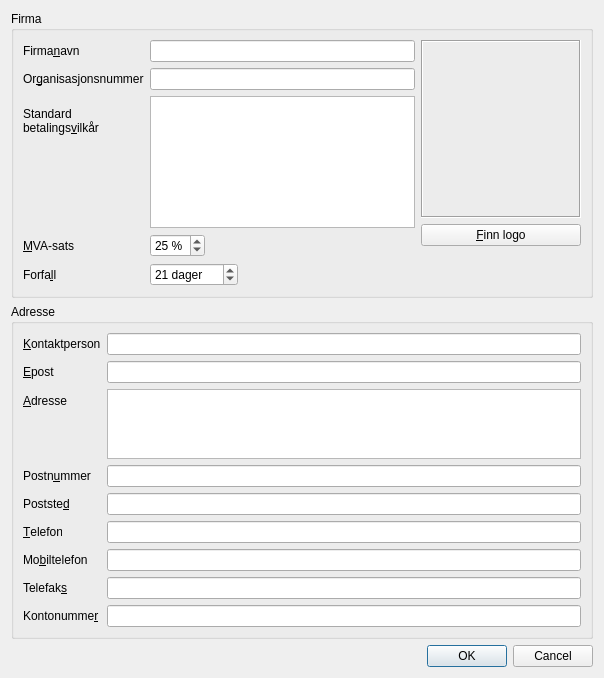
<ui version="4.0" >
 <class>firmaOppsett</class>
 <widget class="QDialog" name="firmaOppsett" >
  <property name="windowModality" >
   <enum>Qt::ApplicationModal</enum>
  </property>
  <property name="geometry" >
   <rect>
    <x>0</x>
    <y>0</y>
    <width>604</width>
    <height>678</height>
   </rect>
  </property>
  <property name="windowTitle" >
   <string>Informasjon om firmaet</string>
  </property>
  <property name="sizeGripEnabled" >
   <bool>false</bool>
  </property>
  <layout class="QGridLayout" name="gridLayout_2" >
   <item row="2" column="0" >
    <widget class="QDialogButtonBox" name="buttonBox" >
     <property name="orientation" >
      <enum>Qt::Horizontal</enum>
     </property>
     <property name="standardButtons" >
      <set>QDialogButtonBox::Cancel|QDialogButtonBox::Ok</set>
     </property>
    </widget>
   </item>
   <item row="1" column="0" >
    <widget class="QGroupBox" name="groupBox" >
     <property name="title" >
      <string>Adresse</string>
     </property>
     <layout class="QGridLayout" name="gridLayout_3" >
      <item row="0" column="0" >
       <layout class="QFormLayout" name="formLayout_2" >
        <property name="fieldGrowthPolicy" >
         <enum>QFormLayout::AllNonFixedFieldsGrow</enum>
        </property>
        <item row="0" column="0" >
         <widget class="QLabel" name="textLabel1_2_4" >
          <property name="text" >
           <string>&amp;Kontaktperson</string>
          </property>
          <property name="wordWrap" >
           <bool>false</bool>
          </property>
          <property name="buddy" >
           <cstring>Kontaktperson</cstring>
          </property>
         </widget>
        </item>
        <item row="0" column="1" >
         <widget class="QLineEdit" name="Kontaktperson" />
        </item>
        <item row="1" column="0" >
         <widget class="QLabel" name="textLabel1_2" >
          <property name="text" >
           <string>&amp;Epost</string>
          </property>
          <property name="wordWrap" >
           <bool>false</bool>
          </property>
          <property name="buddy" >
           <cstring>Epost</cstring>
          </property>
         </widget>
        </item>
        <item row="1" column="1" >
         <widget class="QLineEdit" name="Epost" />
        </item>
        <item row="2" column="0" >
         <widget class="QLabel" name="textLabel1_3" >
          <property name="text" >
           <string>&amp;Adresse</string>
          </property>
          <property name="wordWrap" >
           <bool>false</bool>
          </property>
          <property name="buddy" >
           <cstring>Adresse</cstring>
          </property>
         </widget>
        </item>
        <item row="2" column="1" >
         <widget class="QPlainTextEdit" name="Adresse" >
          <property name="maximumSize" >
           <size>
            <width>16777215</width>
            <height>80</height>
           </size>
          </property>
          <property name="tabChangesFocus" >
           <bool>true</bool>
          </property>
         </widget>
        </item>
        <item row="3" column="0" >
         <widget class="QLabel" name="textLabel1_3_3" >
          <property name="text" >
           <string>Postn&amp;ummer</string>
          </property>
          <property name="wordWrap" >
           <bool>false</bool>
          </property>
          <property name="buddy" >
           <cstring>Postnummer</cstring>
          </property>
         </widget>
        </item>
        <item row="3" column="1" >
         <widget class="QLineEdit" name="Postnummer" >
          <property name="inputMask" >
           <string>0000; </string>
          </property>
         </widget>
        </item>
        <item row="4" column="0" >
         <widget class="QLabel" name="textLabel1_3_4" >
          <property name="text" >
           <string>Postste&amp;d</string>
          </property>
          <property name="wordWrap" >
           <bool>false</bool>
          </property>
          <property name="buddy" >
           <cstring>Poststed</cstring>
          </property>
         </widget>
        </item>
        <item row="4" column="1" >
         <widget class="QLineEdit" name="Poststed" />
        </item>
        <item row="5" column="0" >
         <widget class="QLabel" name="textLabel1_3_3_2" >
          <property name="text" >
           <string>&amp;Telefon</string>
          </property>
          <property name="wordWrap" >
           <bool>false</bool>
          </property>
          <property name="buddy" >
           <cstring>Telefon</cstring>
          </property>
         </widget>
        </item>
        <item row="5" column="1" >
         <widget class="QLineEdit" name="Telefon" >
          <property name="inputMask" >
           <string>00000000; </string>
          </property>
         </widget>
        </item>
        <item row="6" column="0" >
         <widget class="QLabel" name="textLabel1_3_3_3" >
          <property name="text" >
           <string>Mo&amp;biltelefon</string>
          </property>
          <property name="wordWrap" >
           <bool>false</bool>
          </property>
          <property name="buddy" >
           <cstring>Mobil</cstring>
          </property>
         </widget>
        </item>
        <item row="6" column="1" >
         <widget class="QLineEdit" name="Mobil" >
          <property name="inputMask" >
           <string>00000000; </string>
          </property>
         </widget>
        </item>
        <item row="7" column="0" >
         <widget class="QLabel" name="textLabel1_3_3_4" >
          <property name="text" >
           <string>Telefak&amp;s</string>
          </property>
          <property name="wordWrap" >
           <bool>false</bool>
          </property>
          <property name="buddy" >
           <cstring>Telefaks</cstring>
          </property>
         </widget>
        </item>
        <item row="7" column="1" >
         <widget class="QLineEdit" name="Telefaks" >
          <property name="inputMask" >
           <string>00000000; </string>
          </property>
         </widget>
        </item>
        <item row="8" column="0" >
         <widget class="QLabel" name="textLabel1_2_3" >
          <property name="text" >
           <string>Kontonumme&amp;r</string>
          </property>
          <property name="wordWrap" >
           <bool>false</bool>
          </property>
          <property name="buddy" >
           <cstring>Kontonummer</cstring>
          </property>
         </widget>
        </item>
        <item row="8" column="1" >
         <widget class="QLineEdit" name="Kontonummer" >
          <property name="inputMask" >
           <string>00000000000; </string>
          </property>
         </widget>
        </item>
       </layout>
      </item>
     </layout>
    </widget>
   </item>
   <item row="0" column="0" >
    <widget class="QGroupBox" name="groupBox_2" >
     <property name="title" >
      <string>Firma</string>
     </property>
     <layout class="QGridLayout" name="gridLayout" >
      <item row="0" column="0" >
       <layout class="QFormLayout" name="formLayout" >
        <property name="fieldGrowthPolicy" >
         <enum>QFormLayout::ExpandingFieldsGrow</enum>
        </property>
        <item row="0" column="0" >
         <widget class="QLabel" name="textLabel1" >
          <property name="text" >
           <string>Firma&amp;navn</string>
          </property>
          <property name="wordWrap" >
           <bool>false</bool>
          </property>
          <property name="buddy" >
           <cstring>Firmanavn</cstring>
          </property>
         </widget>
        </item>
        <item row="0" column="1" >
         <widget class="QLineEdit" name="Firmanavn" />
        </item>
        <item row="1" column="0" >
         <widget class="QLabel" name="textLabel1_5" >
          <property name="text" >
           <string>Or&amp;ganisasjonsnummer</string>
          </property>
          <property name="wordWrap" >
           <bool>false</bool>
          </property>
          <property name="buddy" >
           <cstring>Organisasjonsnummer</cstring>
          </property>
         </widget>
        </item>
        <item row="1" column="1" >
         <widget class="QLineEdit" name="Organisasjonsnummer" />
        </item>
        <item row="2" column="0" >
         <widget class="QLabel" name="textLabel1_3_5" >
          <property name="text" >
           <string>Standard
betalings&amp;vilkår</string>
          </property>
          <property name="wordWrap" >
           <bool>false</bool>
          </property>
          <property name="buddy" >
           <cstring>Vilkar</cstring>
          </property>
         </widget>
        </item>
        <item row="2" column="1" >
         <widget class="QPlainTextEdit" name="Vilkar" >
          <property name="sizePolicy" >
           <sizepolicy vsizetype="Expanding" hsizetype="Expanding" >
            <horstretch>2</horstretch>
            <verstretch>0</verstretch>
           </sizepolicy>
          </property>
          <property name="tabChangesFocus" >
           <bool>true</bool>
          </property>
         </widget>
        </item>
        <item row="3" column="0" >
         <widget class="QLabel" name="textLabel7" >
          <property name="text" >
           <string>&amp;MVA-sats</string>
          </property>
          <property name="wordWrap" >
           <bool>false</bool>
          </property>
          <property name="buddy" >
           <cstring>Mva</cstring>
          </property>
         </widget>
        </item>
        <item row="3" column="1" >
         <widget class="QSpinBox" name="Mva" >
          <property name="suffix" >
           <string> %</string>
          </property>
          <property name="value" >
           <number>25</number>
          </property>
         </widget>
        </item>
        <item row="4" column="0" >
         <widget class="QLabel" name="textLabel7_2" >
          <property name="text" >
           <string>Forfa&amp;ll</string>
          </property>
          <property name="wordWrap" >
           <bool>false</bool>
          </property>
          <property name="buddy" >
           <cstring>Forfall</cstring>
          </property>
         </widget>
        </item>
        <item row="4" column="1" >
         <widget class="QSpinBox" name="Forfall" >
          <property name="suffix" >
           <string> dager</string>
          </property>
          <property name="maximum" >
           <number>9999</number>
          </property>
          <property name="value" >
           <number>21</number>
          </property>
         </widget>
        </item>
       </layout>
      </item>
      <item row="0" column="1" >
       <layout class="QVBoxLayout" name="verticalLayout" >
        <item>
         <widget class="QLabel" name="LogoPixmap" >
          <property name="sizePolicy" >
           <sizepolicy vsizetype="Minimum" hsizetype="Minimum" >
            <horstretch>1</horstretch>
            <verstretch>1</verstretch>
           </sizepolicy>
          </property>
          <property name="minimumSize" >
           <size>
            <width>160</width>
            <height>160</height>
           </size>
          </property>
          <property name="toolTip" >
           <string>Logo</string>
          </property>
          <property name="frameShape" >
           <enum>QFrame::Box</enum>
          </property>
          <property name="frameShadow" >
           <enum>QFrame::Sunken</enum>
          </property>
          <property name="lineWidth" >
           <number>1</number>
          </property>
          <property name="pixmap" >
           <pixmap resource="../../faktura.qrc" >:/pix/missing.svg</pixmap>
          </property>
          <property name="scaledContents" >
           <bool>true</bool>
          </property>
          <property name="wordWrap" >
           <bool>false</bool>
          </property>
          <property name="margin" >
           <number>1</number>
          </property>
         </widget>
        </item>
        <item>
         <widget class="QPushButton" name="lagreLogo" >
          <property name="text" >
           <string>&amp;Finn logo</string>
          </property>
         </widget>
        </item>
        <item>
         <spacer name="verticalSpacer" >
          <property name="orientation" >
           <enum>Qt::Vertical</enum>
          </property>
          <property name="sizeHint" stdset="0" >
           <size>
            <width>20</width>
            <height>40</height>
           </size>
          </property>
         </spacer>
        </item>
       </layout>
      </item>
     </layout>
    </widget>
   </item>
  </layout>
 </widget>
 <tabstops>
  <tabstop>Firmanavn</tabstop>
  <tabstop>Organisasjonsnummer</tabstop>
  <tabstop>Vilkar</tabstop>
  <tabstop>Mva</tabstop>
  <tabstop>Forfall</tabstop>
  <tabstop>lagreLogo</tabstop>
  <tabstop>Kontaktperson</tabstop>
  <tabstop>Epost</tabstop>
  <tabstop>Adresse</tabstop>
  <tabstop>Postnummer</tabstop>
  <tabstop>Poststed</tabstop>
  <tabstop>Telefon</tabstop>
  <tabstop>Mobil</tabstop>
  <tabstop>Telefaks</tabstop>
  <tabstop>Kontonummer</tabstop>
  <tabstop>buttonBox</tabstop>
 </tabstops>
 <resources>
  <include location="../../faktura.qrc" />
 </resources>
 <connections>
  <connection>
   <sender>buttonBox</sender>
   <signal>accepted()</signal>
   <receiver>firmaOppsett</receiver>
   <slot>accept()</slot>
   <hints>
    <hint type="sourcelabel" >
     <x>248</x>
     <y>254</y>
    </hint>
    <hint type="destinationlabel" >
     <x>157</x>
     <y>274</y>
    </hint>
   </hints>
  </connection>
  <connection>
   <sender>buttonBox</sender>
   <signal>rejected()</signal>
   <receiver>firmaOppsett</receiver>
   <slot>reject()</slot>
   <hints>
    <hint type="sourcelabel" >
     <x>316</x>
     <y>260</y>
    </hint>
    <hint type="destinationlabel" >
     <x>286</x>
     <y>274</y>
    </hint>
   </hints>
  </connection>
 </connections>
</ui>
